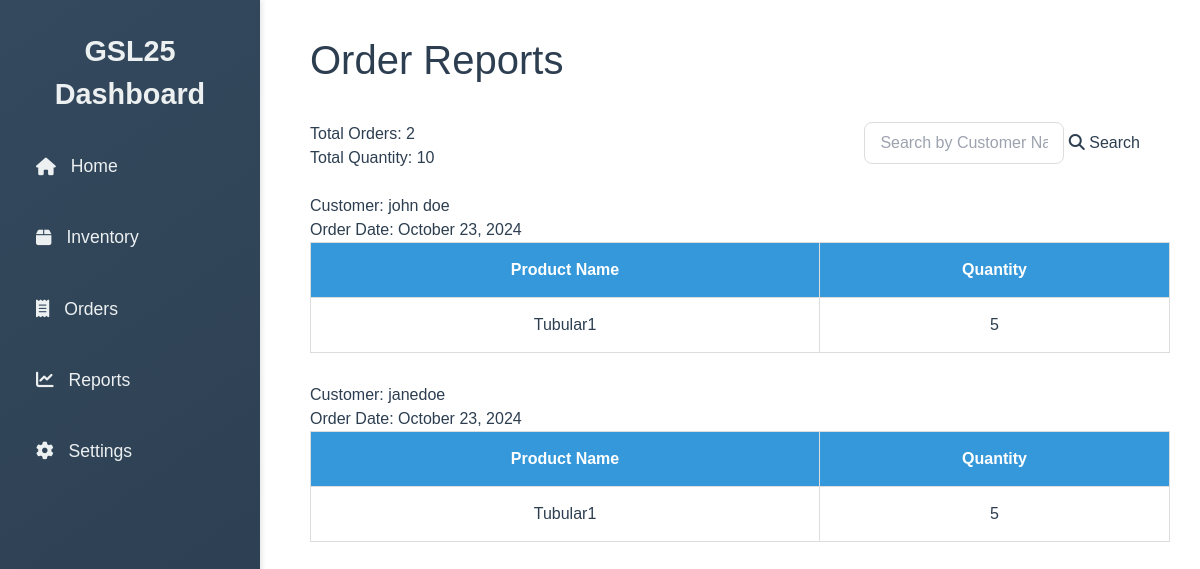
/reports.php (signed in), run on the app's committed database.
### tables this page shows
CREATE TABLE `tb_orders` (
  `order_id` int(255) NOT NULL,
  `customer_name` varchar(255) NOT NULL,
  `product_name` varchar(255) NOT NULL,
  `quantity` varchar(255) NOT NULL,
  `order_date` date NOT NULL,
  `status` varchar(255) NOT NULL,
  `size` varchar(255) NOT NULL,
  `deleted_at` datetime DEFAULT NULL
);

### reports.php (the view, shortened to what this page needs)
<?php
include('db_connection.php');
$searchName = '';
$sql = "SELECT customer_name, product_name, quantity, order_date FROM tb_orders";
$result = $conn->query($sql);
$totalOrders = 0;
$totalQuantity = 0;
while ($row = $result->fetch_assoc()) {
    $totalOrders++;
    $totalQuantity += $row['quantity'];
}
?>
<!DOCTYPE html>
<html lang="en">
<head>
    <link rel="stylesheet" href="https://cdnjs.cloudflare.com/ajax/libs/font-awesome/6.5.2/css/all.min.css">
    <link rel="stylesheet" href="https://cdnjs.cloudflare.com/ajax/libs/tailwindcss/2.2.19/tailwind.min.css">
</head>
<body>
    <aside class="sidebar">
        <div class="sidebarHeader">
            <h2>GSL25 Dashboard</h2>
        </div>
        <nav class="sidebarNav">
            <ul>
                <li><a href="dashboard.php"><i class="fa fa-home"></i> Home</a></li>
                <li><a href="inventory.php"><i class="fa fa-box"></i> Inventory</a></li>
                <li><a href="orders.php"><i class="fa fa-receipt"></i> Orders</a></li>
                <li><a href="reports.php"><i class="fa fa-chart-line"></i> Reports</a></li>
                <li><a href="settings.php"><i class="fa fa-cog"></i> Settings</a></li>
            </ul>
        </nav>
    </aside>
    <div class="mainContent">
        <header class="mainHeader">
            <h1>Order Reports</h1>
        </header>
        <div class="search-bar">
            <form method="POST" action="">
                <input type="text" name="searchName" value="<?php echo htmlspecialchars($searchName); ?>" placeholder="Search by Customer Name">
                <button type="submit" class="button"><i class="fa fa-search"></i> Search</button>
            </form>
        </div>
        <section class="totalsSection mb-6">
            <h2>Total Orders: <?php echo $totalOrders; ?></h2>
            <h2>Total Quantity: <?php echo $totalQuantity; ?></h2>
        </section>
        <section class="ordersSection">
            <?php
            $result->data_seek(0);
            $currentCustomer = '';
            while($row = $result->fetch_assoc()) {
                if ($row['customer_name'] !== $currentCustomer) {
                    if ($currentCustomer !== '') {
                        echo '</tbody></table>';
                    }
                    $currentCustomer = $row['customer_name'];
                    $orderDate = date("F j, Y", strtotime($row['order_date']));
                    echo "<h3>Customer: " . htmlspecialchars($currentCustomer) . "</h3>";
                    echo "<p>Order Date: " . $orderDate . "</p>";
                    echo "<table class='ordersTable'>
                            <thead>
                                <tr>
                                    <th>Product Name</th>
                                    <th>Quantity</th>
                                </tr>
                            </thead>
                            <tbody>";
                }
            ?>
                <tr>
                    <td><?php echo isset($row['product_name']) ? htmlspecialchars($row['product_name']) : 'N/A'; ?></td>
                    <td><?php echo isset($row['quantity']) ? htmlspecialchars($row['quantity']) : 'N/A'; ?></td>
                </tr>
            <?php
            }
            echo '</tbody></table>';
            ?>
        </section>
    </div>
</body>
</html>

### reports.php (style rules this page uses)
body { font-family: 'Poppins', sans-serif; display: flex; margin: 0; color: #2c3e50; transition: background-color 0.3s ease, color 0.3s ease; }
.sidebar { width: 260px; background: linear-gradient(145deg, #34495e, #2c3e50); color: #ecf0f1; padding: 30px 20px; height: 100vh; position: fixed; box-shadow: 2px 0 5px rgba(0, 0, 0, 0.1); transition: background 0.3s ease; }
.sidebarHeader h2 { font-size: 1.8rem; font-weight: bold; margin-bottom: 1.5rem; text-align: center; }
.sidebarNav ul { list-style: none; padding: 0; }
.sidebarNav ul li { margin: 1.2rem 0; }
.sidebarNav ul li a { text-decoration: none; color: #ecf0f1; font-size: 1.1rem; display: flex; align-items: center; padding: 0.8rem 1rem; border-radius: 8px; transition: background 0.3s ease; }
.sidebarNav ul li a i { margin-right: 15px; }
.mainContent { margin-left: 280px; padding: 30px; width: calc(100% - 280px); min-height: 100vh; transition: background-color 0.3s ease, color 0.3s ease; }
.mainHeader { display: flex; justify-content: space-between; align-items: center; }
.mainHeader h1 { font-size: 2.5rem; margin-bottom: 2rem; text-align: center; }
.ordersTable { width: 100%; border-collapse: collapse; margin-bottom: 30px; }
.ordersTable th, .ordersTable td { padding: 15px; border: 1px solid #ddd; text-align: center; }
.ordersTable th { background-color: #3498db; color: #ffffff; }
.search-bar { margin-bottom: 20px; text-align: right; float: right; margin-right: 30px; }
.search-bar input { padding: 8px 15px; border-radius: 8px; border: 1px solid #ddd; width: 200px; font-size: 1rem; }

### data on the page
tb_orders: customer_name "john doe", order_date "October 23, 2024", product_name "Tubular1", quantity "5"
tb_orders: customer_name "janedoe", order_date "October 23, 2024", product_name "Tubular1", quantity "5"

### other printed values
$totalOrders "2"
$totalQuantity "10"
